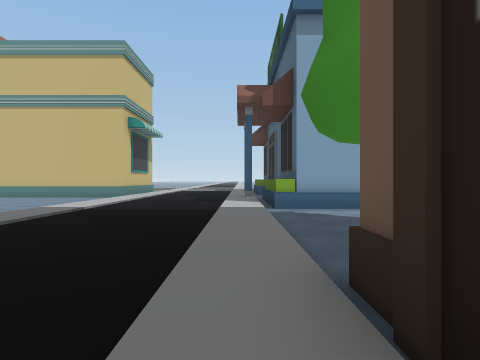
View 1 (above)

17 first-person views from a walk through a scene from a Unity 3-D project. The camera is 1.2 m above the floor, looks level and sees 80° across. The floor is counted in squares, 2 m on a side. Each view is taken from the middle of a square. On the plan, view 1 faces up. The plan holds only what a view shows up to about 9 squares ahead; the rest is blank. The place goes on beyond the plan. The player is left out. Some animated figures are left out.

View 2
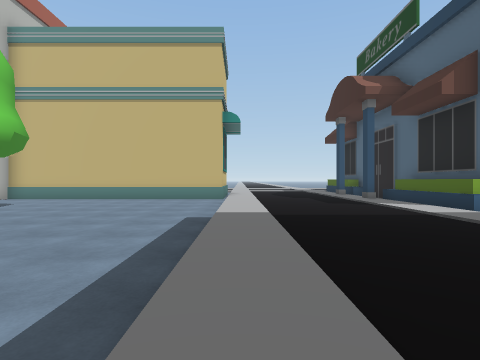

View 3
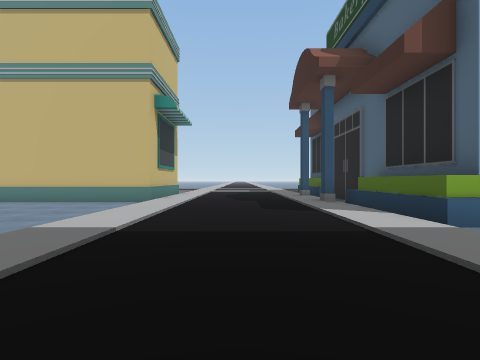

View 4
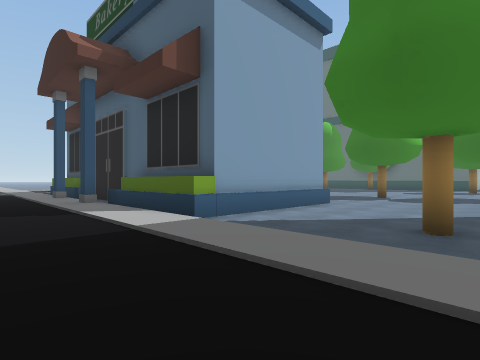

View 5
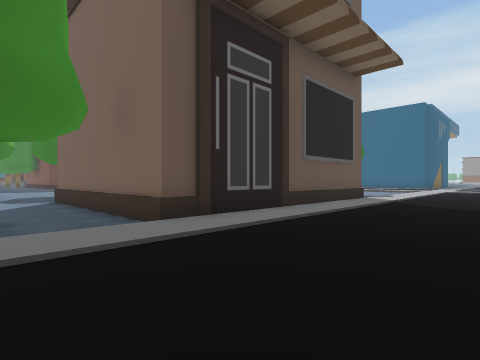

View 6
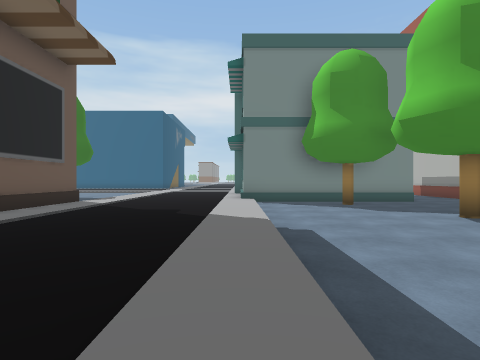

View 7
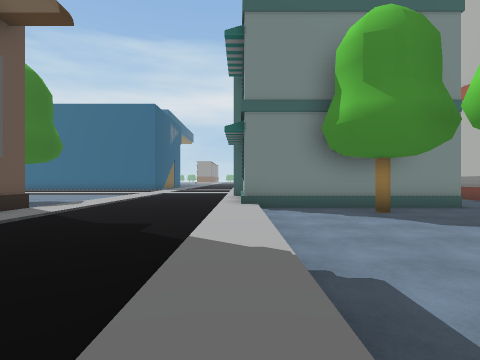

View 8
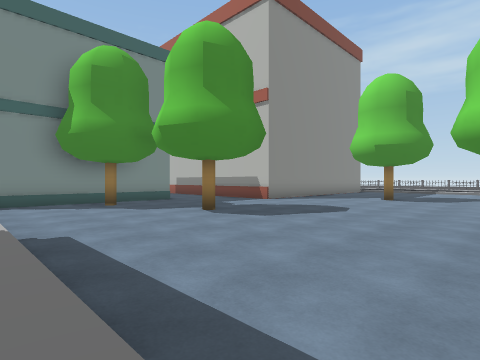

View 9
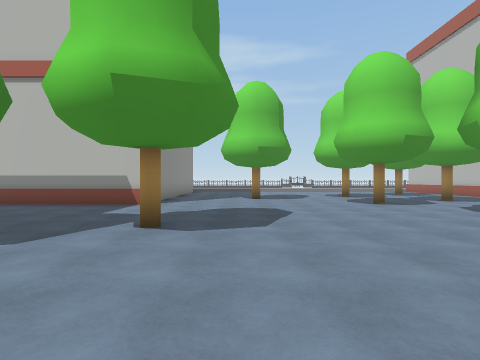

View 10
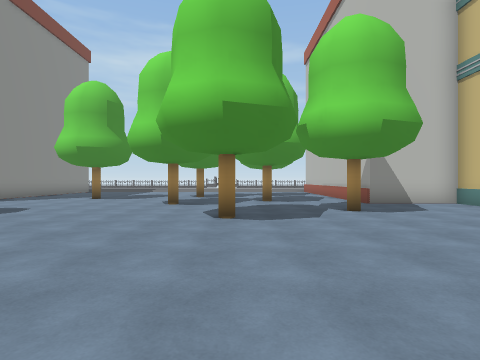

View 11
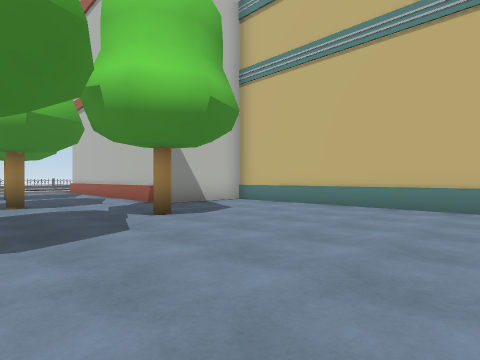

View 12
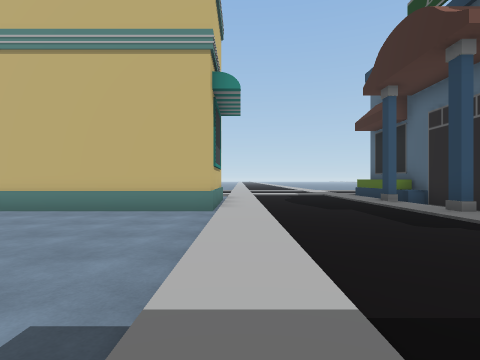

View 13
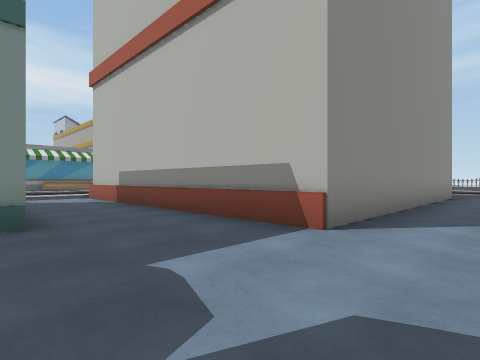

View 14
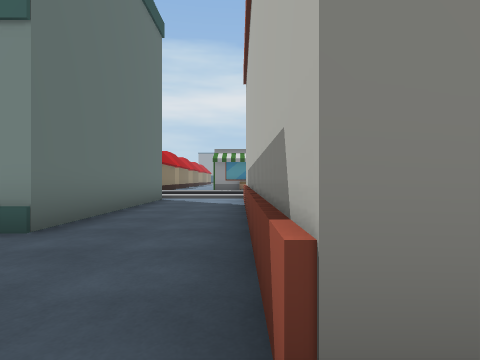

View 15
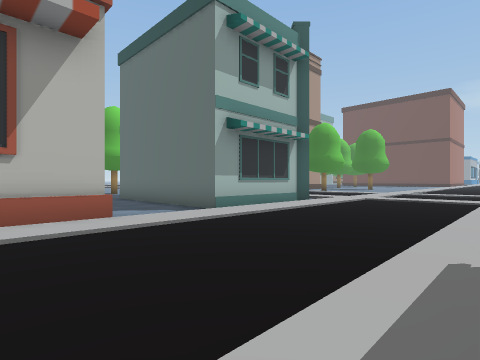

View 16
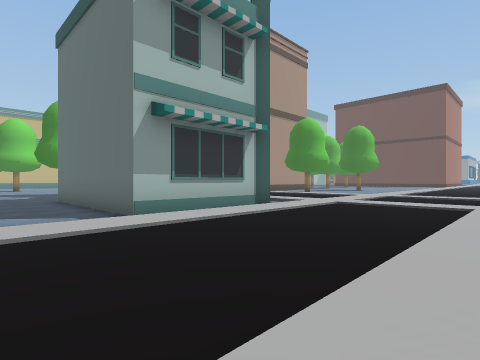

View 17
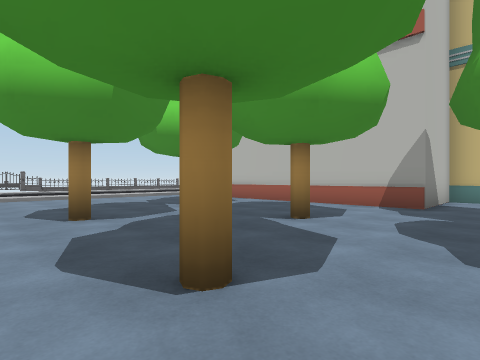

### Floor plan
Key: @ floor where view 1 was taken; # wall or solid block; . main floor; : floor 0.25 m higher than the main floor; / step, stairs or slope; ^ raised ledge; O other object.
Columns run from 14 left of view 1 to 10 right of it. Each row starts with its distance up from view 1.
 13          #::::: O
 12  #########:::::.O
 11  #........:::::.O
 10  #........:::::O
  9 ##........:::::O
  8 ...O......:::::O
  7 ..........:::::OOOOO..
  6 O.........:::::........
  5 .....O....:::::........
  4 ..........:::::.O.......O
  3 ..O.......:::::........
  2 ..........:::::^####^..
  1 ..........:::::#
  0 ..........::::@#
 -1  .........:::::#
 -2 ......O...:::::#
 -3 ..........:::::#
 -4 ###.......:::::#
 -5   #....O..:::::#
 -6   #......./::::.
 -7   #..OOOOOO::::..
 -8   #..O    O::::..O
 -9   #..O
-10   #..O
-11   #..OOO
-12 ###.....O.:
-13 ::::::::::::
-14 :::::::::::::
-15 ::::::::::::::
-16 ::::::::::::::
-17 ::::::::

Positions as (right, up) in squares from view 1, and headings:
1: (0, 0), facing up
2: (-4, 1), facing up
3: (-2, 3), facing up
4: (-2, 3), facing up-right
5: (-3, 4), facing down-right
6: (-4, 3), facing down
7: (-4, 1), facing down
8: (-4, 3), facing down-left
9: (-4, -1), facing left
10: (-4, 5), facing left
11: (-6, 5), facing up-left
12: (-4, 5), facing up
13: (-9, -2), facing down-left
14: (-12, -3), facing down
15: (-14, -17), facing up-right
16: (-12, -17), facing up-right
17: (-11, 2), facing up-left
